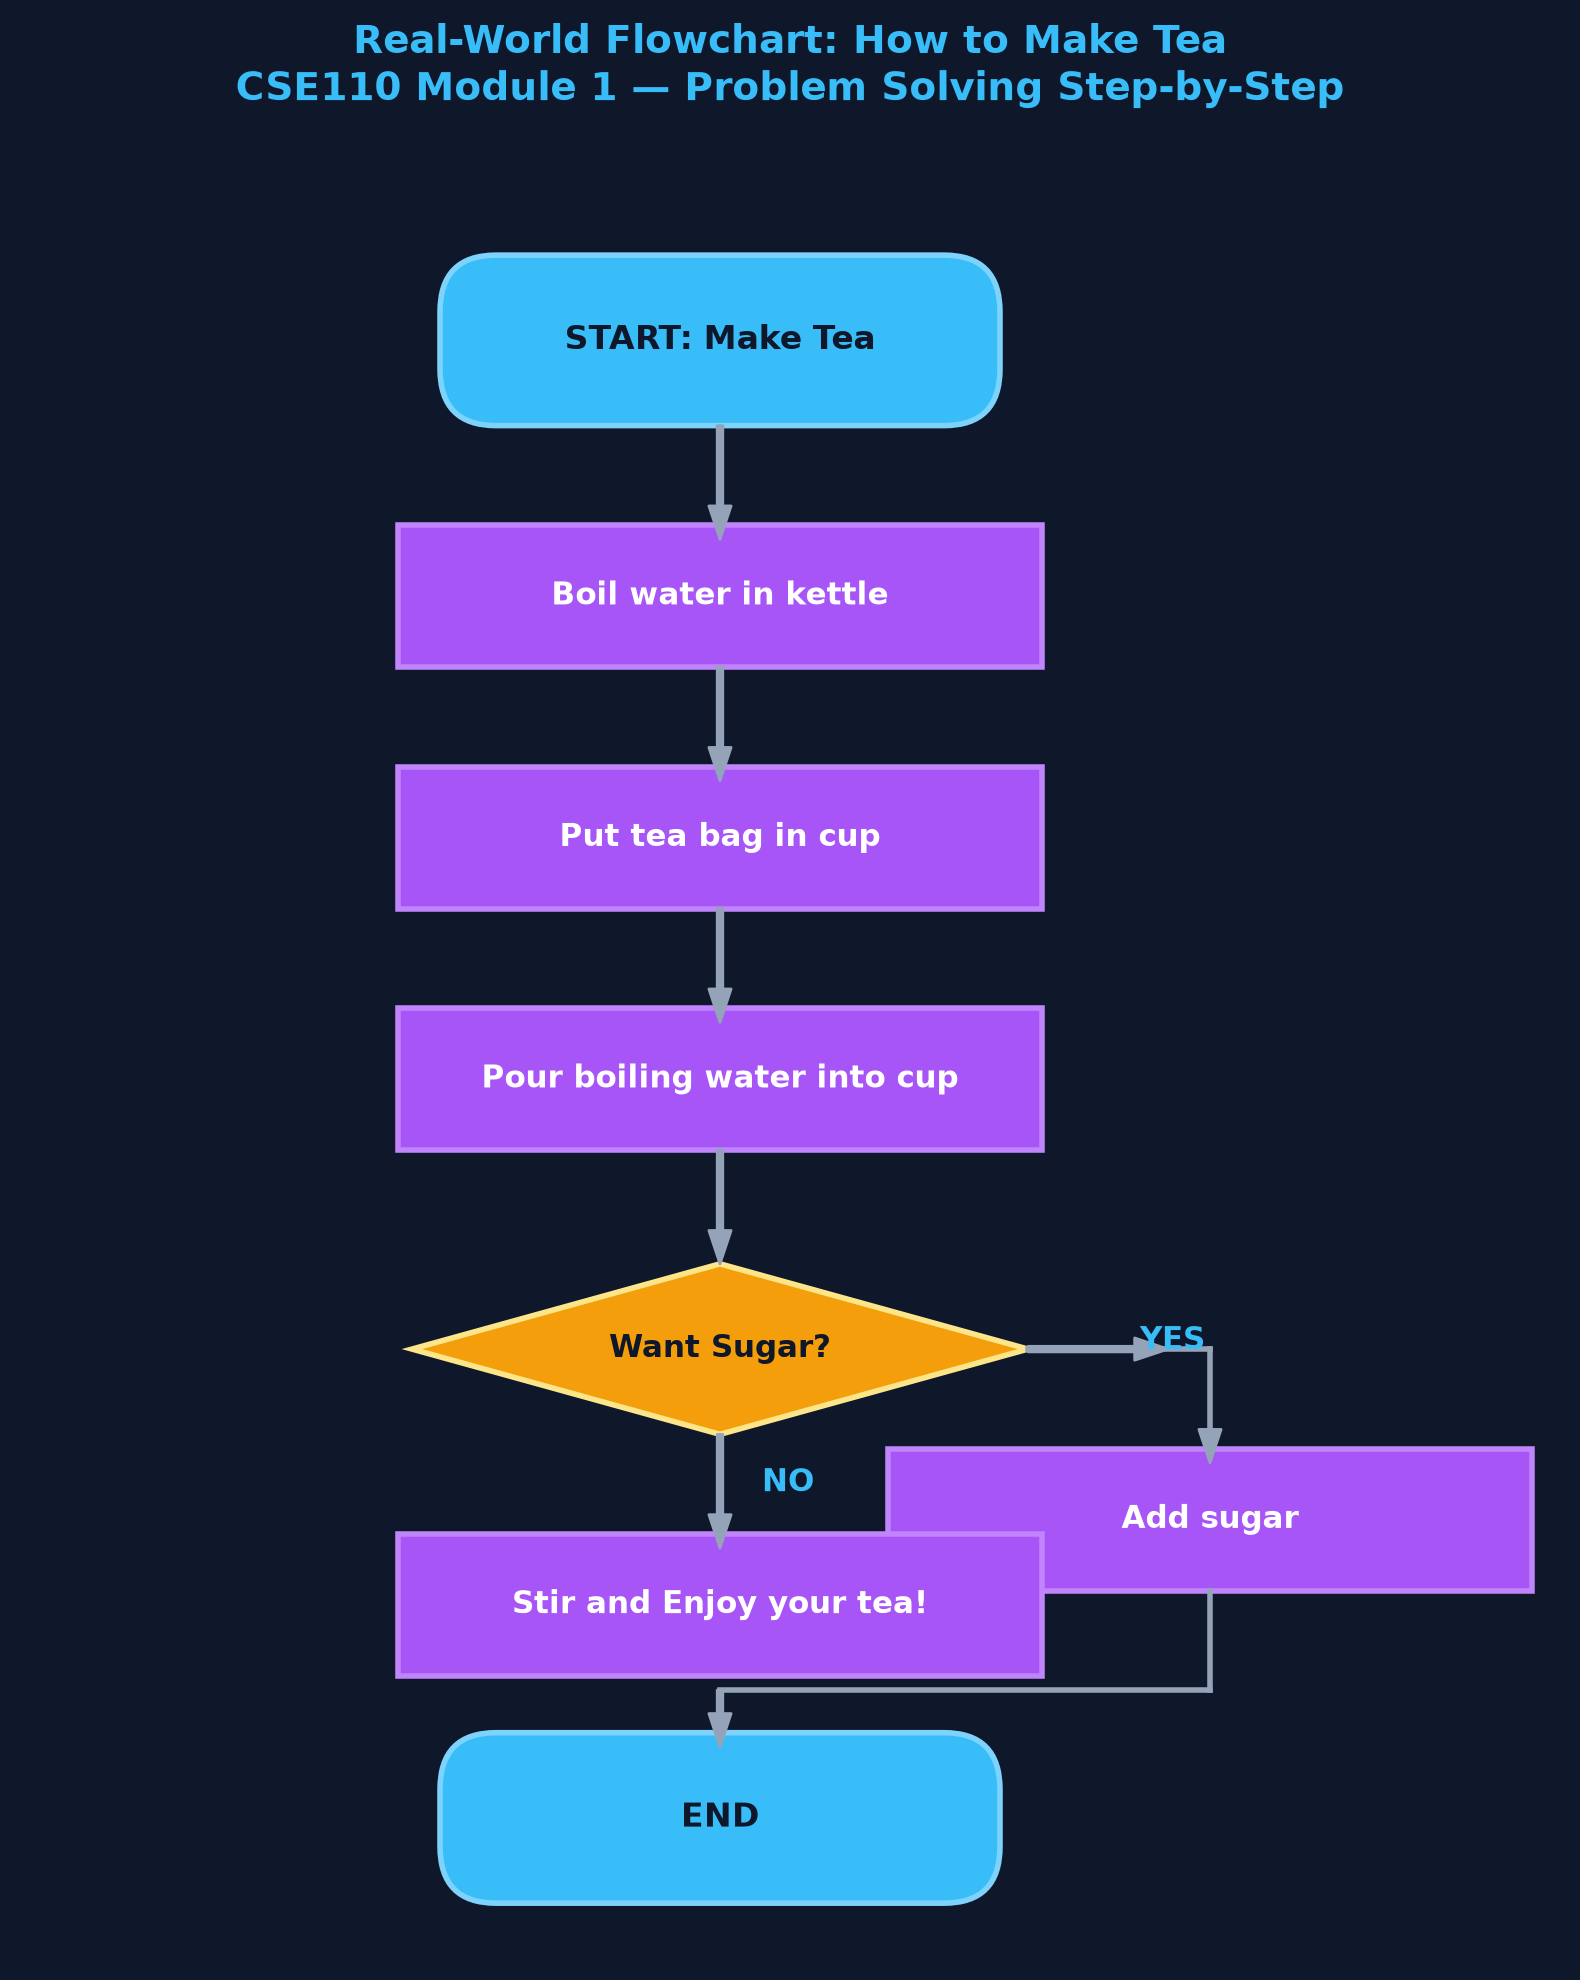

Python code for this plot:
import matplotlib.pyplot as plt
import matplotlib.patches as patches

# Set up figure
fig, ax = plt.subplots(figsize=(8, 10), facecolor='#0f172a')
ax.set_facecolor('#0f172a')

# Colors
COLOR_OVAL = '#38bdf8'       # Sky blue for Start/End
COLOR_RECT = '#a855f7'       # Purple for Process/Action
COLOR_DIAMOND = '#f59e0b'    # Amber for Decision
COLOR_PARALLEL = '#10b981'   # Emerald for Input/Output
COLOR_TEXT = '#ffffff'
COLOR_ARROW = '#94a3b8'

def draw_oval(ax, x, y, text):
    oval = patches.FancyBboxPatch((x - 1.8, y - 0.4), 3.6, 0.8,
                                  boxstyle="round,pad=0.2,rounding_size=0.4",
                                  facecolor=COLOR_OVAL, edgecolor='#7dd3fc', linewidth=2)
    ax.add_patch(oval)
    ax.text(x, y, text, ha='center', va='center', color='#0f172a', fontsize=12, fontweight='bold')

def draw_rect(ax, x, y, text):
    rect = patches.FancyBboxPatch((x - 2.2, y - 0.4), 4.4, 0.8,
                                  boxstyle="square,pad=0.1",
                                  facecolor=COLOR_RECT, edgecolor='#c084fc', linewidth=2)
    ax.add_patch(rect)
    ax.text(x, y, text, ha='center', va='center', color=COLOR_TEXT, fontsize=11, fontweight='bold')

def draw_diamond(ax, x, y, text):
    diamond = patches.Polygon([[x, y + 0.6], [x + 2.2, y], [x, y - 0.6], [x - 2.2, y]],
                              facecolor=COLOR_DIAMOND, edgecolor='#fde68a', linewidth=2)
    ax.add_patch(diamond)
    ax.text(x, y, text, ha='center', va='center', color='#0f172a', fontsize=11, fontweight='bold')

def draw_arrow(ax, x1, y1, x2, y2, label=None):
    ax.annotate('', xy=(x2, y2), xytext=(x1, y1),
                arrowprops=dict(facecolor=COLOR_ARROW, edgecolor=COLOR_ARROW, width=2, headwidth=8))
    if label:
        mid_x = (x1 + x2) / 2 + 0.3
        mid_y = (y1 + y2) / 2
        ax.text(mid_x, mid_y, label, color='#38bdf8', fontsize=11, fontweight='bold')

# Draw Flowchart: Making a Cup of Tea
# 1. Start
draw_oval(ax, 5, 9.2, "START: Make Tea")

draw_arrow(ax, 5, 8.6, 5, 7.8)

# 2. Boil Water
draw_rect(ax, 5, 7.4, "Boil water in kettle")

draw_arrow(ax, 5, 6.9, 5, 6.1)

# 3. Add tea bag to cup
draw_rect(ax, 5, 5.7, "Put tea bag in cup")

draw_arrow(ax, 5, 5.2, 5, 4.4)

# 4. Pour hot water
draw_rect(ax, 5, 4.0, "Pour boiling water into cup")

draw_arrow(ax, 5, 3.5, 5, 2.7)

# 5. Decision: Want Sugar?
draw_diamond(ax, 5, 2.1, "Want Sugar?")

# Decision branches
# YES -> Add Sugar
draw_arrow(ax, 7.2, 2.1, 8.2, 2.1, label="YES")
draw_rect(ax, 8.5, 0.9, "Add sugar")
# Arrow down from sugar
ax.plot([7.2, 8.5], [2.1, 2.1], color=COLOR_ARROW, lw=2)
ax.plot([8.5, 8.5], [2.1, 1.4], color=COLOR_ARROW, lw=2)
draw_arrow(ax, 8.5, 1.4, 8.5, 1.3)

# NO branch continues down
draw_arrow(ax, 5, 1.5, 5, 0.7, label="NO")

# 6. Stir and Enjoy
draw_rect(ax, 5, 0.3, "Stir and Enjoy your tea!")

# Connect YES branch into Stir
ax.plot([8.5, 8.5], [0.4, -0.3], color=COLOR_ARROW, lw=2)
ax.plot([8.5, 5.0], [-0.3, -0.3], color=COLOR_ARROW, lw=2)
draw_arrow(ax, 5.0, -0.3, 5.0, -0.7)

# 7. End
draw_oval(ax, 5, -1.2, "END")

# Plot configuration
ax.set_xlim(0, 11)
ax.set_ylim(-2.2, 10.5)
ax.axis('off')

# Title & Subtitle
plt.title("Real-World Flowchart: How to Make Tea\nCSE110 Module 1 — Problem Solving Step-by-Step",
          color='#38bdf8', fontsize=14, fontweight='bold', pad=20)

plt.tight_layout()
output_path = "visuals/tea_flowchart.png"
plt.savefig(output_path, dpi=200, bbox_inches='tight', facecolor=fig.get_facecolor())
print(f"Diagram successfully saved to {output_path}!")
